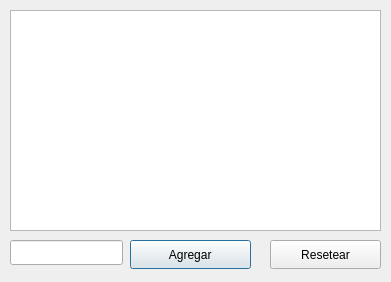
<?xml version="1.0" encoding="UTF-8"?>
<ui version="4.0">
 <class>VerExtenciones</class>
 <widget class="QDialog" name="VerExtenciones">
  <property name="geometry">
   <rect>
    <x>0</x>
    <y>0</y>
    <width>391</width>
    <height>282</height>
   </rect>
  </property>
  <property name="windowTitle">
   <string>Manejo de Extenciones</string>
  </property>
  <widget class="QListWidget" name="lstExtenciones">
   <property name="geometry">
    <rect>
     <x>10</x>
     <y>10</y>
     <width>371</width>
     <height>221</height>
    </rect>
   </property>
  </widget>
  <widget class="QLineEdit" name="txtExtencion">
   <property name="geometry">
    <rect>
     <x>10</x>
     <y>240</y>
     <width>113</width>
     <height>25</height>
    </rect>
   </property>
  </widget>
  <widget class="QPushButton" name="pushButton">
   <property name="geometry">
    <rect>
     <x>130</x>
     <y>240</y>
     <width>121</width>
     <height>29</height>
    </rect>
   </property>
   <property name="text">
    <string> Agregar </string>
   </property>
  </widget>
  <widget class="QPushButton" name="pushButton_2">
   <property name="geometry">
    <rect>
     <x>270</x>
     <y>240</y>
     <width>111</width>
     <height>29</height>
    </rect>
   </property>
   <property name="text">
    <string> Resetear </string>
   </property>
  </widget>
 </widget>
 <resources/>
 <connections>
  <connection>
   <sender>pushButton</sender>
   <signal>clicked()</signal>
   <receiver>VerExtenciones</receiver>
   <slot>agregarExtencion()</slot>
   <hints>
    <hint type="sourcelabel">
     <x>209</x>
     <y>250</y>
    </hint>
    <hint type="destinationlabel">
     <x>70</x>
     <y>276</y>
    </hint>
   </hints>
  </connection>
 </connections>
 <slots>
  <slot>agregarExtencion()</slot>
 </slots>
</ui>
